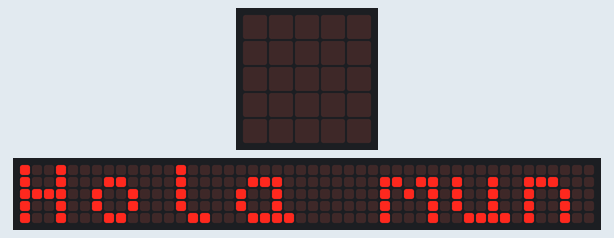
Recording of a program running on a simulated BBC micro:bit (MakeCode). Shown: the board's 5×5 LED display, a strip that is not on the board, showing the scrolling text unrolled. The 48×5 strip is a reading aid, not a part: it shows the text the display is scrolling, unrolled, one strip-width of it at a time. At 9.9 s the program stops and its outputs stay as they are.

Above: at 0.1 s.
At 1.1 s:
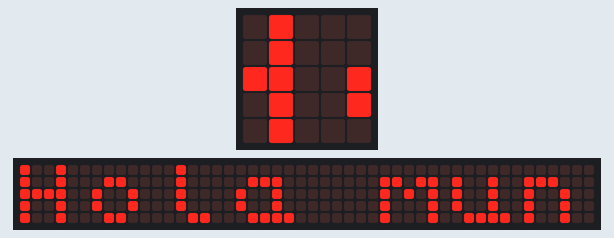
At 2.3 s:
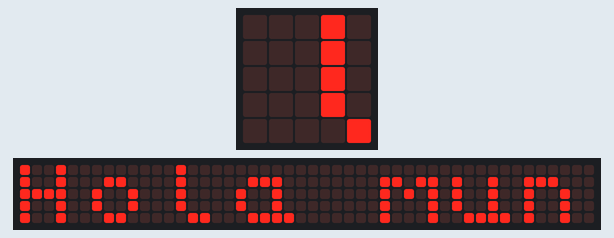
At 4.7 s:
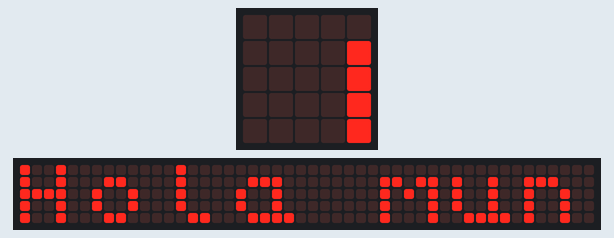
At 7.1 s:
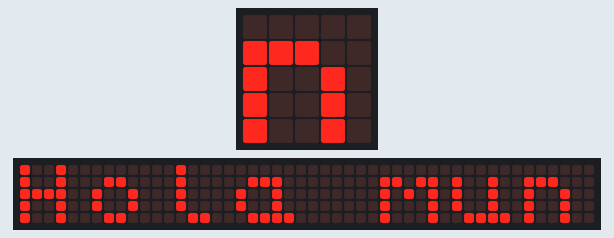
At 9.5 s:
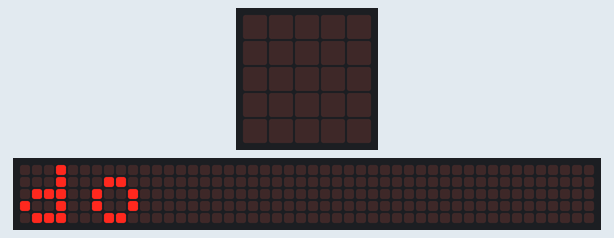

The program:

01_Hola_mundo.py
```python
#PRACTICA 1
#REALIZA UN PROGRAMA QUE MUESTRE EL SALUDO INICIAL
#"HOLA MUNDO"EN EL LENGUAJE PYTHON PARA MICRO:BIT.
# basic libreria para las funciones de la tarjeta microbot
#show_string("") dezplaza el mensaje
basic.show_string("Hola mundo")
```

Measured:
- what the display in image 5 shows lasts 0.4 s, from 9.5 s to 9.9 s
